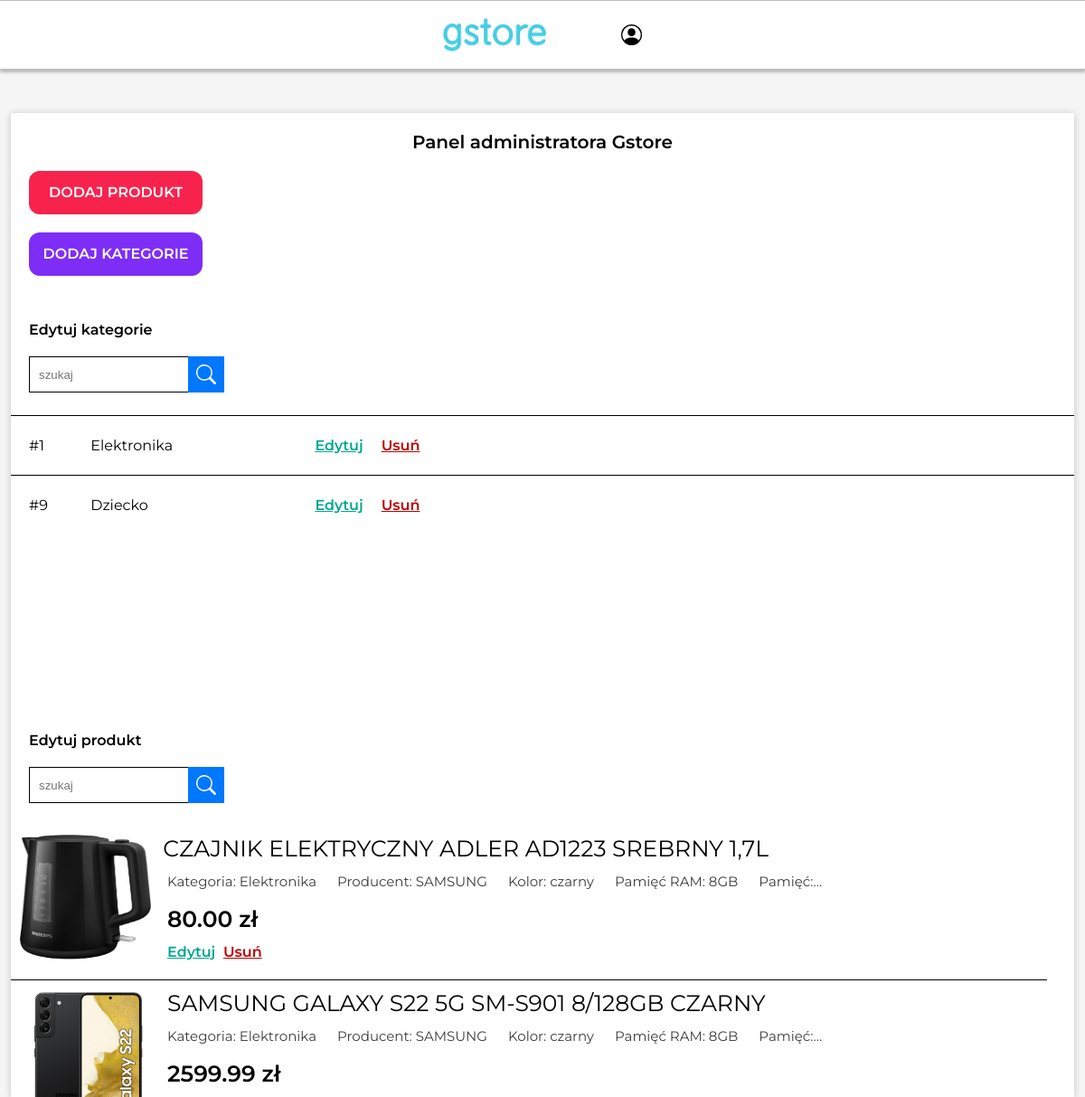
Screenshot of /main/adminPage/index.php (signed in) with the database file from the repository.
### tables this page shows
CREATE TABLE `category` (
  `category_id` int(11) NOT NULL,
  `name` varchar(50) NOT NULL
);

CREATE TABLE `product` (
  `product_id` int(11) NOT NULL,
  `product_magazinePieces` int(11) NOT NULL,
  `product_title` varchar(255) NOT NULL,
  `product_price` varchar(25) NOT NULL,
  `product_regularPrice` varchar(25) NOT NULL,
  `product_properties` varchar(5000) NOT NULL,
  `product_description` mediumtext NOT NULL,
  `category_id` int(11) NOT NULL,
  `product_img` varchar(2000) NOT NULL,
  `product_boughtCount` int(11) NOT NULL,
  `isSuspended` varchar(5) NOT NULL
);

### main/php/product/produkt.php (called while the page is built, shortened)
<?php
class Product {
    function __construct($id, $title, $price) {
        $this->id = $id;
        $this->title = $title;
        $this->price = $price;
    }
}

### main/php/adminPageSearchedProduct/adminPageProduct.php (the view, shortened to what this page needs)
<?php
class AdminPageProduct {
    public $product;
    function __construct(Product $product) {
        $this->product = $product;
    }
    function createProduct() {
        $title = $this->product->title;
        $price = $this->product->price;
        $this->id = $this->product->id;
        $connect = @new mysqli("localhost", "root", "", "sklepinternetowypai");
        $result = $connect->query("SELECT * FROM product WHERE product_id='$this->id'");
        if($row = mysqli_fetch_assoc($result)) {
            $this->mainImg = unserialize($row['product_img'])[0];
            $propertiesArray = unserialize($row['product_properties']);
            echo <<< html
            <div class="searchedItemAdminPageMainDiv">
                <form method="POST" id="goToProductPageForm" action="../productPage/index.php" style="position: absolute; visibility: hidden;">
                    <input type="hidden" id="goToProductId" name="id" value="$this->id">
                </form>
                <div class="searchedItemImageAndTitleContainer">
                    <img src="../../uploadedProductImages/$this->mainImg">
                    <label class="searchedItemTitle" onclick="goToProductPage($this->id)">$title</label>
                </div>
                <div class="searchedItemProperties">
        html;
                foreach ($propertiesArray as &$productProperty) {
                        echo "<label>$productProperty[0]: $productProperty[1]</label>";
                }
        echo <<< html
                </div>
                <label class="searchedItemPrice">$price zł</label><br>
                <label class="editLabel" onclick='editProductRequest($this->id)'>Edytuj</label><br>
         html;
            if($row['isSuspended'] == "no") echo "<label class='deleteLabel' onclick='deleteCategoryRequest($this->id)'>Usuń</label>";
            else if($row['isSuspended'] == "yes") echo "<label class='deleteLabel' onclick='restoreCategoryRequest($this->id)'>Przywróć</label>";
        echo <<< html
            </div>
        html;
        }
    }
}
?>

### main/adminPage/index.php (shortened to what this page needs)
<?php
    require_once('../php/classes.php');
?>
<!DOCTYPE html>
<html lang="en">
<head>
    <link rel="stylesheet" href="../MainPageSTYLES.css">
    <link rel="stylesheet" href="adminPageStyles.css">
</head>
<body>
    <div class="headerDiv" style="top: 0;">
        <img src="../../images/gstore.png" class="headerDivLogo" onclick='window.location="../index.php";'>
        <input type="button" id="accountIconID" class="headerDivIcons" onclick="AccountMenuOpen()">
    </div>
    <div class="adminPageMainContainer">
        <label class="mainlabelBold">Panel administratora Gstore</label>
        <div class="addnewProductDiv" onclick='window.location="addNewProductPage.php";'>
            <label>DODAJ PRODUKT</label>
        </div>
        <div class="addnewCategoryDiv" onclick='window.location="addNewCategoryPage.php";'>
            <label>DODAJ KATEGORIE</label>
        </div>
        <label class="editCategoryLabel">Edytuj kategorie</label>
        <?php
            $searchedCategoryText = "";
            $searchedProductText = "";
        ?>
        <form class="searchProductDiv" action="index.php" method="POST" id="searchCategoryFormId">
            <input type="text" placeholder="szukaj" name="searchedCategoryText" value='<?php echo $searchedCategoryText ?>' class="searchProductFilter">
            <input type="button" value="" onclick="searchCategory()" class="searchConfirm">
        </form>
        <div class="searchedCategoriesDiv">
            <?php
                $result = $connect->query("SELECT * FROM category WHERE name LIKE('%$searchedCategoryText%')");
                while($row = mysqli_fetch_assoc($result)) {
                    $category = new searchedCategory($row['category_id']);
                    $category->createView();
                }
            ?>
        </div>
        <label class="editCategoryLabel">Edytuj produkt</label>
        <form class="searchProductDiv" action="index.php" method="POST" id="searchProductFormId">
            <input type="text" placeholder="szukaj" name="searchedProductText" value='<?php echo $searchedProductText ?>' class="searchProductFilter">
            <input type="button" value="" onclick="searchProduct()" class="searchConfirm">
        </form>
        <div class="searchedCategoriesDiv">
            <?php
                $result = $connect->query("SELECT * FROM product WHERE product_title LIKE('%$searchedProductText%')");
                while($row = mysqli_fetch_assoc($result)) {
                    $prdct = new Product($row['product_id'], $row['product_title'], $row['product_price'], $row['product_img']);
                    $searchedProduct = new AdminPageProduct($prdct);
                    $searchedProduct->createProduct();
                }
            ?>
        </div>
    </div>
</body>
</html>

### main/php/searchedCategory/searchedCategory.php (shortened to what this page needs)
<?php
class searchedCategory {
    public $id;
    function __construct($id) {
        $this->id = $id;
    }
    function createView() {
        $connect = @new mysqli("localhost", "root", "", "sklepinternetowypai");
        $result = $connect->query("SELECT * FROM category WHERE category_id='$this->id'");
        if($row = mysqli_fetch_assoc($result)) {
            echo <<< html
                <div class="searchedCategoryViewContainer">
                    <label class="categoryIdLabel">#$this->id</label>
                    <label class="categoryNameLabel">$row[name]</label>
                    <label class="categoryToEditLabel" onclick='editCategoryRequest($this->id)'>Edytuj</label>
            html;
                    $result = $connect->query("SELECT * FROM product WHERE category_id='$this->id' AND isSuspended='no'");
                    if(!($row = mysqli_fetch_assoc($result))) echo "<label class='categoryToDeleteDLabel' onclick='deleteCategoryFromDbRequest($this->id)'>Usuń</label>";
                    else echo "<label class='categoryToDeleteDLabelDisabled'>Usuń</label>";
                echo "</div>";
        }
    }
}
?>

### main/MainPageSTYLES.css (style rules this page uses)
:root { --mainColor: #68d5f7; }
html, body { margin: 0px; background-color: #f5f5f5; font-family: montserrat; overflow: visible; }
.headerDiv { position: fixed; width: 100%; height: 75px; background-color: white; border-style: solid; border-width: 1px; border-color: rgba(0,0,0,0.25); border-left: none; border-right: none; box-shadow: 0px 3px 3px rgba(0, 0, 0, 0.25); justify-content: center; align-items: center; display: flex; z-index: 999; }
#accountIconID { background-image: url("../images/person-circle.svg"); }
@media screen and (min-width: 1019px) { .headerDivLogo { width: 150px; margin-left: -18px; cursor: pointer; } }
@media screen and (min-width: 1019px) { .headerDivIcons { width: 23px; height: 23px; margin-left: 20px; cursor: pointer; cursor: pointer; background-size: contain; background-repeat: no-repeat; border: none; background-color: transparent; } }
@media screen and (min-width: 1019px) { .headerDivIcons:first-child, :not(.headerDivIcons) + .headerDivIcons { margin-left: 65px; } }

### main/adminPage/adminPageStyles.css (style rules this page uses)
.adminPageMainContainer { width: 98%; max-width: 1280px; margin: auto; background-color: white; margin-top: 125px; box-shadow: 0 1px 8px rgba(0, 0, 0, 0.2); }
.mainlabelBold { font-weight: 600; font-size: 1.25rem; padding-top: 20px; display: block; text-align: center; }
.addnewProductDiv { margin-top: 20px; width: 12rem; height: 3rem; background-color: #f7234d; color: white; text-align: center; line-height: 3rem; margin-left: 20px; border-radius: 0.75rem; cursor: pointer; font-weight: 600; }
.addnewProductDiv label { cursor: pointer; }
.addnewCategoryDiv { margin-top: 20px; width: 12rem; height: 3rem; background-color: #7e2df7; color: white; text-align: center; line-height: 3rem; margin-left: 20px; border-radius: 0.75rem; cursor: pointer; font-weight: 600; }
.addnewCategoryDiv label { cursor: pointer; }
.editCategoryLabel { margin-top: 50px; margin-left: 20px; display: inline-block; font-weight: 600; }
.searchProductDiv { margin-top: 20px; display: flex; flex-direction: row; margin-left: 20px; }
.searchProductFilter { height: 2.5rem; width: 11rem; text-indent: 0.5rem; border-style: solid; border-color: black; border-width: 1px; border-right: 0; }
.searchConfirm { width: 2.5rem; background-image: url("../../images/search.svg"); border: 9px solid transparent; box-sizing: border-box; background-size: cover; background-repeat: no-repeat; background-color: #0077ff; cursor: pointer; }
.searchedCategoriesDiv { margin-top: 25px; width: 100%; height: 300px; overflow-y: scroll; }

### rows the page displays
category: category_id "1", name "Elektronika"
category: category_id "9", name "Dziecko"
product: shows a picture, product_title "CZAJNIK ELEKTRYCZNY ADLER AD1223 SREBRNY 1,7L", productProperty "Kategoria", productProperty "Elektronika", productProperty "Producent", productProperty "SAMSUNG", productProperty "Kolor", productProperty "czarny", productProperty "Pamięć RAM", productProperty "8GB", productProperty "Pamięć", product_price "80.00"
product: shows a picture, product_title "SAMSUNG GALAXY S22 5G SM-S901 8/128GB CZARNY", productProperty "Kategoria", productProperty "Elektronika", productProperty "Producent", productProperty "SAMSUNG", productProperty "Kolor", productProperty "czarny", productProperty "Pamięć RAM", productProperty "8GB", productProperty "Pamięć", product_price "2599.99"
